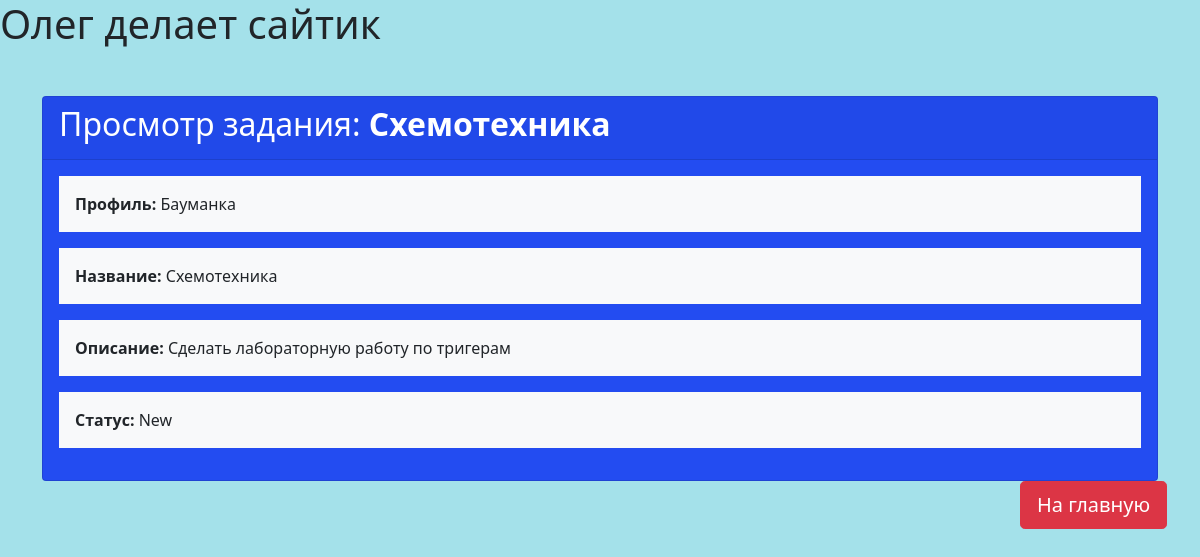
The page /tasks/read/4/ on the database its author committed.
### tasks/models.py (models this page shows, shortened)
class Task(models.Model):
    status_varient = [('New','Новая'),('In_work','В работе'),('Done','Завершена')]
    title = models.CharField(max_length=100)
    description = models.TextField(null=True, blank=True,)
    created_at = models.DateTimeField(auto_now_add=True)
    profile = models.ForeignKey(Profile, related_name='tasks', on_delete=models.CASCADE)
    status = models.CharField(max_length=20, choices=status_varient, default='Новая',)

class Profile(models.Model):
    title = models.CharField(max_length=100)
    phone = models.CharField(max_length=20)
    email = models.EmailField(null=True, blank=True)
    address = models.TextField(null=True, blank=True)
    class Meta:
        verbose_name = 'Профиль компании'
        verbose_name_plural = 'Профили компаний'
    def __str__(self):
        return self.title

### tasks/views.py (the view)
# urls.py: path('read/<slug:task_pk>/', tasks.task_read, name='task-read'),
def task_read(request, task_pk):
    task = get_object_or_404(Task, pk=task_pk)
    context = {
        'task': task,
        'page': 'read',
        'message': "Вы читаете задание",
        'page': 'read',
    }
    return render(request, 'tasks/task-read.html', context)

### tasks/templates/tasks/task-read.html (shortened to what this page needs)
{% extends "tasks/base.html" %}
{% block content %}
<div class="container">
    <div class="card mt-5" style="background-color: rgb(35, 76, 241)">
        <div class="card-header">
            <h2 style="color:rgb(255, 255, 255)">Просмотр задания: <strong>{{ task.title }}</strong></h2>
        </div>
        <div class="card-body">
            <div class="row">
                <div class="col-md-12">
                    <div class="bg-light p-3 mb-3" onmouseover="highlight(this)" onmouseout="removeHighlight(this)">
                        <strong>Профиль:</strong> {{ task.profile }}
                    </div>
                </div>
                <div class="col-md-12">
                    <div class="bg-light p-3 mb-3" onmouseover="highlight(this)" onmouseout="removeHighlight(this)">
                        <strong>Название:</strong> {{ task.title }}
                    </div>
                </div>
                <div class="col-md-12">
                    <div class="bg-light p-3 mb-3" onmouseover="highlight(this)" onmouseout="removeHighlight(this)">
                        <strong>Описание:</strong> {{ task.description }}
                    </div>
                </div>
                <div class="col-md-12">
                    <div class="bg-light p-3 mb-3" onmouseover="highlight(this)" onmouseout="removeHighlight(this)">
                        <strong>Статус:</strong> {{ task.status }}
                    </div>
                </div>
            </div>
        </div>
    </div>
</div>
{% endblock %}

### tasks/static/tasks/css/styles.css (style rules this page uses)
body { background-color: rgba(164, 225, 234, 0.994); }

### rows shown on the page
Task: title "Схемотехника", profile "Бауманка", description "Сделать лабораторную работу по тригерам", status "New"
